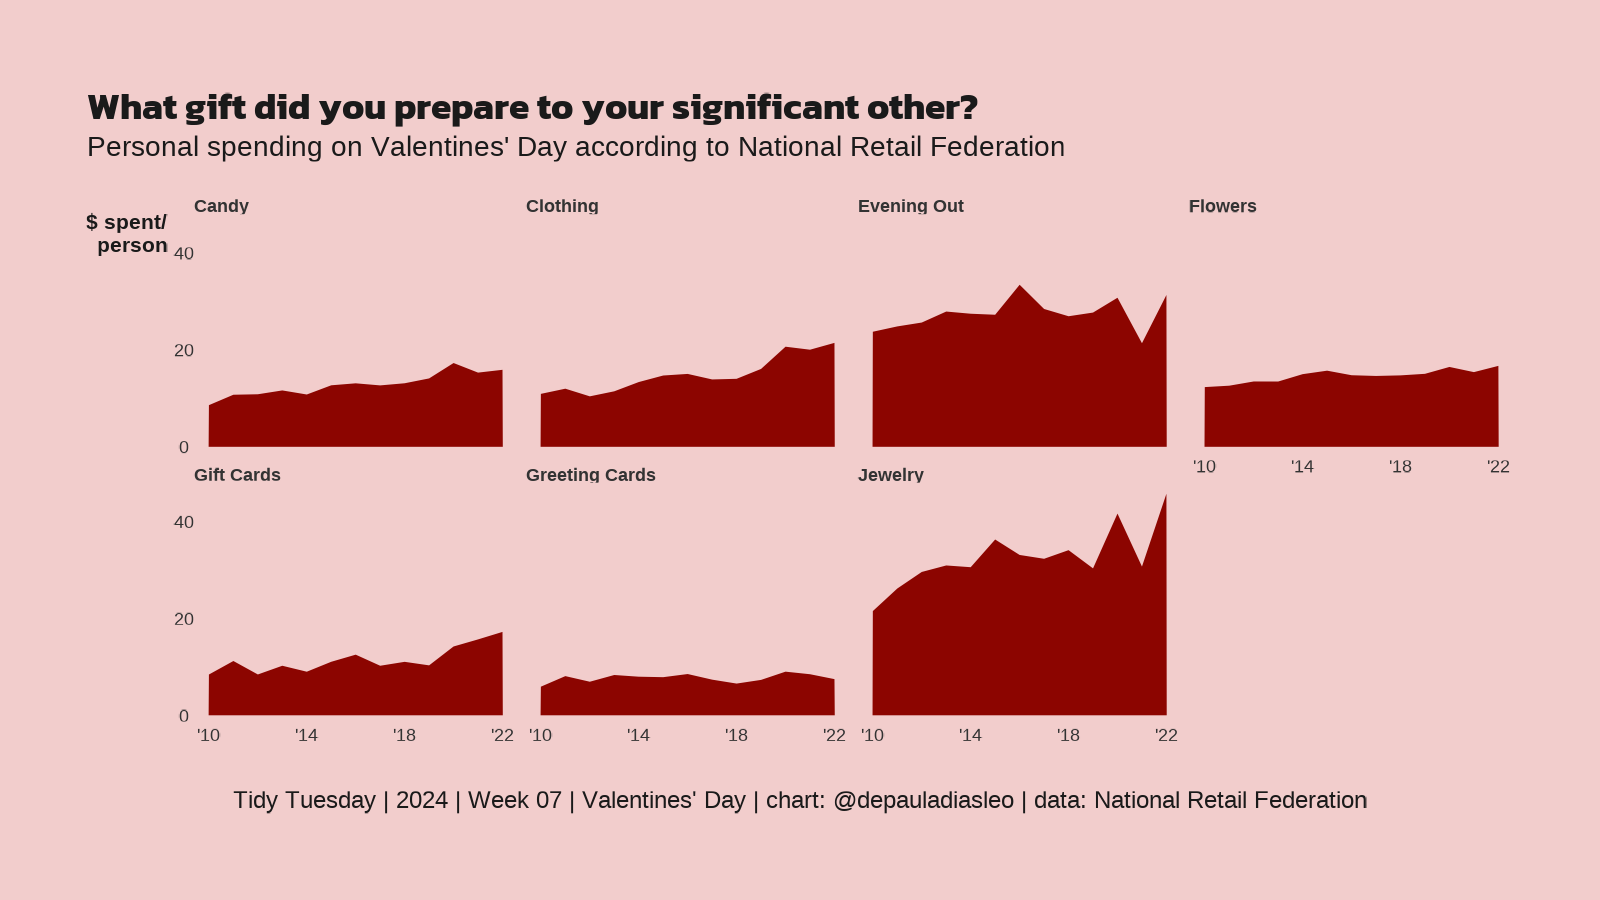

The R source for this figure:
# Título: TidyTuesday | Week 07 | Valentines
# Script por: @depauladiasleo
# Última atualização: fevereiro de 2024.


# Descrição:


# Preparação -------------------------------------------------------------------



## Bibliotecas -----------------------------------------------------------------


library(tidytuesdayR)
library(tidyverse)
library(showtext)
library(snakecase)


# Importação de dados ----------------------------------------------------------


tuesdata <- tidytuesdayR::tt_load(2024, 7)


df <- tuesdata$historical_spending


# Faxina de dados --------------------------------------------------------------


df_tidy <- 
  df |> 
  select(Year, Candy:GiftCards) |> 
  pivot_longer(cols = Candy:GiftCards, names_to = "gift", values_to = "amount") |> 
  mutate(gift = to_mixed_case(gift, sep_out = " ")) |> 
  janitor::clean_names()



# Visualização -----------------------------------------------------------------


## Texto -----------------------------------------------------------------------


títulos = list(título = "What gift did you prepare to your significant other?",
               subtítulo = "Personal spending on Valentines' Day according to National Retail Federation",
               legenda = "Tidy Tuesday | 2024 | Week 07 | Valentines' Day | chart: @depauladiasleo | data: National Retail Federation")


## Paleta de cores -------------------------------------------------------------


valentine_red <- "#BF0700"


bg_color <- "#F2CDCC"


valentine_palette <- monochromeR::generate_palette(valentine_red, 
                                                   modification = "go_both_ways", 
                                                   n_colours = 7)


title_col <- "gray10"

text_col <- "gray20"



## Fontes ----------------------------------------------------------------------


kanit <- "kanit"
font_add_google(kanit)


open_sans <- "open sans"
font_add_google(open_sans)

theme_set(theme_void(base_family = open_sans))


showtext_opts(dpi = 110)
showtext_auto()


## Gráfico ---------------------------------------------------------------------


df_tidy |> 
  ggplot(aes(x = year, y = amount)) +
  geom_area(fill = valentine_palette[[5]]) +
  scale_fill_manual(values = valentine_palette) +
  scale_x_continuous(breaks = c(2010, 2014, 2018, 2022),
                     labels = c("'10", "'14",
                                "'18", "'22")) +
  scale_y_continuous(name = "$ spent/\nperson", breaks = c(0, 20, 40)) +
  theme_void() +
  theme(plot.margin = margin(2, 2, 2, 2, "cm"),
        plot.background = element_rect(fill = "#F2CDCC",
                                       color = "#F2CDCC"),
        plot.title = element_text(family = kanit,
                                  size = 24,
                                  color = title_col,
                                  face = "bold"),
        plot.subtitle = element_text(size = 18,
                                     color = title_col,
                                     margin = margin(6, 0, 24, 0, "pt")),
        plot.title.position = "plot",
        plot.caption = element_text(size = 16,
                                    color = title_col,
                                    margin = margin(32, 0, 0, 0, "pt"),
                                    hjust = 0.5),
        plot.caption.position = "plot",
        axis.title.y = element_text(size = 14,
                                    color = title_col,
                                    face = "bold",
                                    hjust = 1,
                                    vjust = 1,
                                    margin = margin(0, 4, 0, 0, "pt")),
        axis.text = element_text(size = 12,
                                 color = text_col),
        strip.text = element_text(size = 12,
                                  color = text_col,
                                  face = "bold",
                                  hjust = 0),
        strip.switch.pad.wrap = unit(20, "mm")) +
  facet_wrap("gift", nrow = 2) +
  labs(title = títulos$título,
       subtitle = títulos$subtítulo,
       caption = títulos$legenda)




# Exportação -------------------------------------------------------------------


ggview::ggview(width = 1600,
               height = 900,
               units = "px",
               dpi = 110)


ggsave("Week_07_Valentines.png",
       width = 1600,
       height = 900,
       units = "px",
       dpi = 110)
